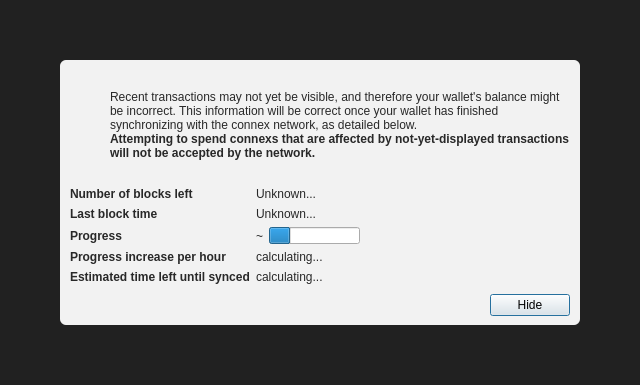
<?xml version="1.0" encoding="UTF-8"?>
<ui version="4.0">
 <class>ModalOverlay</class>
 <widget class="ModalOverlay" name="ModalOverlay">
  <property name="geometry">
   <rect>
    <x>0</x>
    <y>0</y>
    <width>640</width>
    <height>385</height>
   </rect>
  </property>
  <property name="windowTitle">
   <string>Form</string>
  </property>
  <layout class="QVBoxLayout" name="verticalLayout" stretch="0">
   <property name="sizeConstraint">
    <enum>QLayout::SetDefaultConstraint</enum>
   </property>
   <property name="leftMargin">
    <number>0</number>
   </property>
   <property name="topMargin">
    <number>0</number>
   </property>
   <property name="rightMargin">
    <number>0</number>
   </property>
   <property name="bottomMargin">
    <number>0</number>
   </property>
   <item>
    <widget class="QWidget" name="bgWidget" native="true">
     <property name="styleSheet">
      <string notr="true">#bgWidget { background: rgba(0,0,0,220); }</string>
     </property>
     <layout class="QVBoxLayout" name="verticalLayoutMain" stretch="1">
      <property name="leftMargin">
       <number>60</number>
      </property>
      <property name="topMargin">
       <number>60</number>
      </property>
      <property name="rightMargin">
       <number>60</number>
      </property>
      <property name="bottomMargin">
       <number>60</number>
      </property>
      <item>
       <widget class="QWidget" name="contentWidget" native="true">
        <property name="styleSheet">
         <string notr="true">#contentWidget { background: rgba(255,255,255,240); border-radius: 6px; }

QLabel { color: rgb(40,40,40);  }</string>
        </property>
        <layout class="QVBoxLayout" name="verticalLayoutSub" stretch="1,0,0,0">
         <property name="spacing">
          <number>0</number>
         </property>
         <property name="leftMargin">
          <number>10</number>
         </property>
         <property name="topMargin">
          <number>10</number>
         </property>
         <property name="rightMargin">
          <number>10</number>
         </property>
         <property name="bottomMargin">
          <number>10</number>
         </property>
         <item>
          <layout class="QHBoxLayout" name="horizontalLayoutIconText" stretch="0,1">
           <property name="topMargin">
            <number>20</number>
           </property>
           <item>
            <layout class="QVBoxLayout" name="verticalLayoutIcon">
             <property name="leftMargin">
              <number>0</number>
             </property>
             <item>
              <widget class="QPushButton" name="warningIcon">
               <property name="enabled">
                <bool>false</bool>
               </property>
               <property name="text">
                <string/>
               </property>
               <property name="icon">
                <iconset>
                 <normaloff>:/icons/warning</normaloff>
                 <disabledoff>:/icons/warning</disabledoff>:/icons/warning</iconset>
               </property>
               <property name="iconSize">
                <size>
                 <width>48</width>
                 <height>48</height>
                </size>
               </property>
               <property name="flat">
                <bool>true</bool>
               </property>
              </widget>
             </item>
             <item>
              <spacer name="verticalSpacerWarningIcon">
               <property name="orientation">
                <enum>Qt::Vertical</enum>
               </property>
               <property name="sizeHint" stdset="0">
                <size>
                 <width>20</width>
                 <height>40</height>
                </size>
               </property>
              </spacer>
             </item>
            </layout>
           </item>
           <item>
            <layout class="QVBoxLayout" name="verticalLayoutInfoText">
             <property name="leftMargin">
              <number>0</number>
             </property>
             <property name="topMargin">
              <number>0</number>
             </property>
             <item>
              <widget class="QLabel" name="infoText">
               <property name="text">
                <string>Recent transactions may not yet be visible, and therefore your wallet's balance might be incorrect. This information will be correct once your wallet has finished synchronizing with the connex network, as detailed below.</string>
               </property>
               <property name="textFormat">
                <enum>Qt::RichText</enum>
               </property>
               <property name="wordWrap">
                <bool>true</bool>
               </property>
              </widget>
             </item>
             <item>
              <widget class="QLabel" name="infoTextStrong">
               <property name="font">
                <font>
                 <weight>75</weight>
                 <bold>true</bold>
                </font>
               </property>
               <property name="text">
                <string>Attempting to spend connexs that are affected by not-yet-displayed transactions will not be accepted by the network.</string>
               </property>
               <property name="textFormat">
                <enum>Qt::RichText</enum>
               </property>
               <property name="wordWrap">
                <bool>true</bool>
               </property>
              </widget>
             </item>
             <item>
              <spacer name="verticalSpacerInTextSpace">
               <property name="orientation">
                <enum>Qt::Vertical</enum>
               </property>
               <property name="sizeHint" stdset="0">
                <size>
                 <width>20</width>
                 <height>40</height>
                </size>
               </property>
              </spacer>
             </item>
            </layout>
           </item>
          </layout>
         </item>
         <item>
          <spacer name="verticalSpacerAfterText">
           <property name="orientation">
            <enum>Qt::Vertical</enum>
           </property>
           <property name="sizeHint" stdset="0">
            <size>
             <width>20</width>
             <height>40</height>
            </size>
           </property>
          </spacer>
         </item>
         <item>
          <layout class="QFormLayout" name="formLayout">
           <property name="fieldGrowthPolicy">
            <enum>QFormLayout::FieldsStayAtSizeHint</enum>
           </property>
           <property name="horizontalSpacing">
            <number>6</number>
           </property>
           <property name="verticalSpacing">
            <number>6</number>
           </property>
           <property name="topMargin">
            <number>10</number>
           </property>
           <item row="0" column="0">
            <widget class="QLabel" name="labelNumberOfBlocksLeft">
             <property name="font">
              <font>
               <weight>75</weight>
               <bold>true</bold>
              </font>
             </property>
             <property name="text">
              <string>Number of blocks left</string>
             </property>
            </widget>
           </item>
           <item row="0" column="1">
            <widget class="QLabel" name="numberOfBlocksLeft">
             <property name="text">
              <string>Unknown...</string>
             </property>
            </widget>
           </item>
           <item row="1" column="0">
            <widget class="QLabel" name="labelLastBlockTime">
             <property name="font">
              <font>
               <weight>75</weight>
               <bold>true</bold>
              </font>
             </property>
             <property name="text">
              <string>Last block time</string>
             </property>
            </widget>
           </item>
           <item row="1" column="1">
            <widget class="QLabel" name="newestBlockDate">
             <property name="sizePolicy">
              <sizepolicy hsizetype="Maximum" vsizetype="Preferred">
               <horstretch>0</horstretch>
               <verstretch>0</verstretch>
              </sizepolicy>
             </property>
             <property name="text">
              <string>Unknown...</string>
             </property>
            </widget>
           </item>
           <item row="2" column="0">
            <widget class="QLabel" name="labelSyncDone">
             <property name="font">
              <font>
               <weight>75</weight>
               <bold>true</bold>
              </font>
             </property>
             <property name="text">
              <string>Progress</string>
             </property>
            </widget>
           </item>
           <item row="2" column="1">
            <layout class="QHBoxLayout" name="horizontalLayoutSync" stretch="0,1">
             <item>
              <widget class="QLabel" name="percentageProgress">
               <property name="text">
                <string notr="true">~</string>
               </property>
              </widget>
             </item>
             <item>
              <widget class="QProgressBar" name="progressBar">
               <property name="value">
                <number>24</number>
               </property>
               <property name="format">
                <string/>
               </property>
              </widget>
             </item>
            </layout>
           </item>
           <item row="4" column="0">
            <widget class="QLabel" name="labelProgressIncrease">
             <property name="font">
              <font>
               <weight>75</weight>
               <bold>true</bold>
              </font>
             </property>
             <property name="text">
              <string>Progress increase per hour</string>
             </property>
            </widget>
           </item>
           <item row="4" column="1">
            <widget class="QLabel" name="progressIncreasePerH">
             <property name="text">
              <string>calculating...</string>
             </property>
            </widget>
           </item>
           <item row="5" column="0">
            <widget class="QLabel" name="labelEstimatedTimeLeft">
             <property name="font">
              <font>
               <weight>75</weight>
               <bold>true</bold>
              </font>
             </property>
             <property name="text">
              <string>Estimated time left until synced</string>
             </property>
            </widget>
           </item>
           <item row="5" column="1">
            <widget class="QLabel" name="expectedTimeLeft">
             <property name="text">
              <string>calculating...</string>
             </property>
            </widget>
           </item>
          </layout>
         </item>
         <item>
          <layout class="QHBoxLayout" name="horizontalLayoutButtons">
           <property name="leftMargin">
            <number>10</number>
           </property>
           <property name="topMargin">
            <number>10</number>
           </property>
           <item>
            <spacer name="horizontalSpacer">
             <property name="orientation">
              <enum>Qt::Horizontal</enum>
             </property>
             <property name="sizeHint" stdset="0">
              <size>
               <width>40</width>
               <height>20</height>
              </size>
             </property>
            </spacer>
           </item>
           <item>
            <widget class="QPushButton" name="closeButton">
             <property name="text">
              <string>Hide</string>
             </property>
             <property name="focusPolicy">
              <enum>Qt::StrongFocus</enum>
             </property>
             <property name="default">
              <bool>true</bool>
             </property>
            </widget>
           </item>
          </layout>
         </item>
        </layout>
       </widget>
      </item>
     </layout>
    </widget>
   </item>
  </layout>
 </widget>
 <customwidgets>
  <customwidget>
   <class>ModalOverlay</class>
   <extends>QWidget</extends>
   <header>qt/modaloverlay.h</header>
   <container>1</container>
  </customwidget>
 </customwidgets>
 <resources/>
 <connections/>
</ui>
